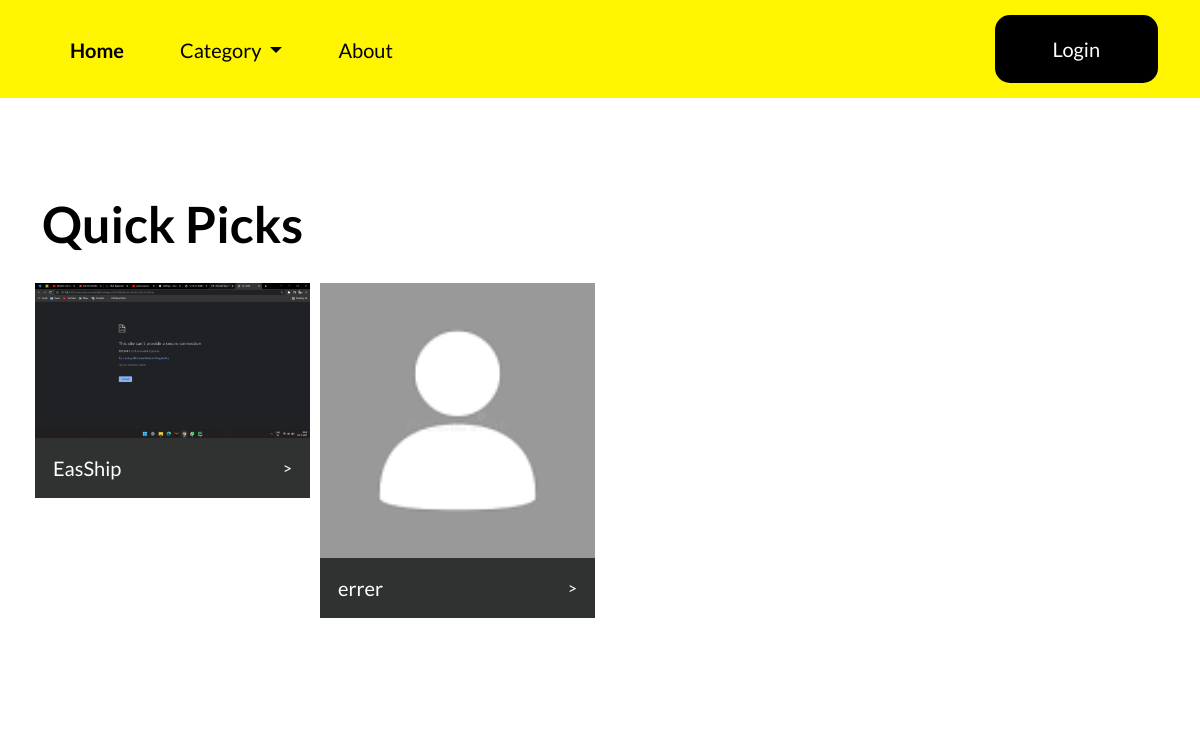
Page /category/Food on the committed database.
### service/models.py (models this page shows)
class Service(models.Model):
    provider = models.ForeignKey(User, on_delete=models.CASCADE)
    service_name = models.CharField(max_length=50)
    address = models.CharField(max_length=250)
    category = models.CharField(max_length=250, null=True)
    subcategory = models.CharField(max_length=250, null=True)
    desc = models.CharField(max_length=250, null=True)
    whatsapp = models.CharField(max_length=12, null=True)
    instagram = models.CharField(max_length=250, null=True)
    phone = models.CharField(max_length=12, null=True)
    profile_pic = models.ImageField(upload_to='service_profile/', null=True, default='service_profile/download.png')

### service/views.py (the view)
# urls.py: path('category/<str:string>', category, name='category'),
def category(request, string):
    service = Service.objects.filter(category=string)
    if request.user.is_authenticated:
        u = False
    else:
        u = True
    return render(request, 'search.html', {'u': u, 'service': service})

### templates/search.html (shortened to what this page needs)
{% load static %}
<!doctype html>
<html lang="en">
<head>
    <link rel="stylesheet" href="https://site-assets.fontawesome.com/releases/v6.2.1/css/all.css">
    <link rel="stylesheet" href="https://site-assets.fontawesome.com/releases/v6.2.1/css/sharp-solid.css">
    <link rel="stylesheet" href="{% static 'css/owl.theme.default.css' %}">
    <link rel="stylesheet" href="{% static 'css/owl.carousel.min.css' %}">
    <link rel="stylesheet" href="{% static 'css/owl.theme.default.min.css' %}">
    <link href="{% static 'css/bootstrap/bootstrap.min.css' %}" rel="stylesheet">
    <link rel="stylesheet" href="{% static 'css/style.css' %}">
</head>
<body>
    <main>
    <header>
     <nav class="navbar navbar-expand-lg navbar-light m-0 p-0">
      <div class="container  header-container-mob">
    <div class="collapse navbar-collapse justify-content-between navbar-list-outer" id="navbarNavDropdown">
      <ul class="navbar-nav">
        <li class="nav-item">
          <a class="nav-link active" aria-current="page" href="/"><b>Home</b></a>
        </li>
		 <li class="nav-item dropdown">
          <a class="nav-link dropdown-toggle" href="#" id="navbarDropdown" role="button" data-bs-toggle="dropdown" aria-expanded="false">
            Category
          </a>
        </li>
        <li class="nav-item">
          <a class="nav-link" href="#">About</a>
        </li>
       </ul>
	<ul class="header-right-text">
        {% if u %}
	<li><a class="login-btn" href="/login">Login</a></li>
        {% endif %}
	</ul>
    </div>
  </div>
</nav>
        </header>
        <section class="quick-section">
            <div class="container">
                <div class="row">
                    <div class="col-11">
                        <h1>Quick Picks</h1>
                    </div>
					<div class="col-md-1 d-flex align-items-center"></div>
                    {% for s in service %}
					<div class="col-md-3 a12" >
                        <a href="/service/{{s.pk}}">
					<div class="item">
						<div class="quick-outer">
							<img src={{s.profile_pic.url}} >
							<div class="quick-content-outer">
							<h6>{{s.service_name}}</h6>
							<p>></p>
							</div>
							</div>
							</div>
                            </a>
					</div>
                    {% endfor %}
                </div>
    </main>
</body>
</html>

### static/css/style.css (style rules this page uses)
.a12 { padding:5px; }
*,*::before,*::after { padding:0; margin:0; box-sizing:border-box; }
html { scroll-behavior: smooth; }
body { font-size:1rem; font-family: 'Lato'; }
h1,h2,h3,h4,h5,h5,h6,ul,p,ul { margin:0; color:#fff; }
ul { list-style:none; }
a,a:hover { text-decoration:none; }
img { max-width:100%; width:100%; }
:root { --main-color: hotpink; --pane-padding: 5px 42px; }
header { background-color: #FFF500; position: relative; min-height: 75px; }
li.nav-item { border-top: 2px solid transparent; padding: 0 20px; }
.navbar-list-outer { padding:25px 0; }
.navbar-list-outer ul li a.nav-link { color: #000!important; font-size:20px; }
.header-right-text { display: flex; align-items: center; }
.header-right-text a { color:#000; font-size:20px; }
.header-right-text a.login-btn { font-size:20px; margin-left:15px; color:#fff; background-color:#000; border-radius:15px; padding:22px 58px; }
.quick-section { background-color: #fff; padding: 6rem 0; }
.quick-section h1 { color: #000; font-size:50px; font-weight:600; padding-bottom: 1.5rem; }
.quick-outer { border-radius: 0px; }
.quick-outer img { border-radius: 0px; border-bottom-left-radius: 0px; border-bottom-right-radius: 0px; }
.quick-content-outer { padding:18px; display:flex; justify-content:space-between; background-color: #303131; }
.quick-content-outer h6 { font-size:20px; font-weight:500; color:#fff; }
.login-btn { font-size: 20px; margin-left: 15px; border:none; color: #000; background-color: #fff500; border-radius: 15px; padding: 17px 65px; }
footer .content p,a { color: #fff; }

### rows in the picture
Service: profile_pic (picture), service_name "EasShip"
Service: profile_pic (picture), service_name "errer"
